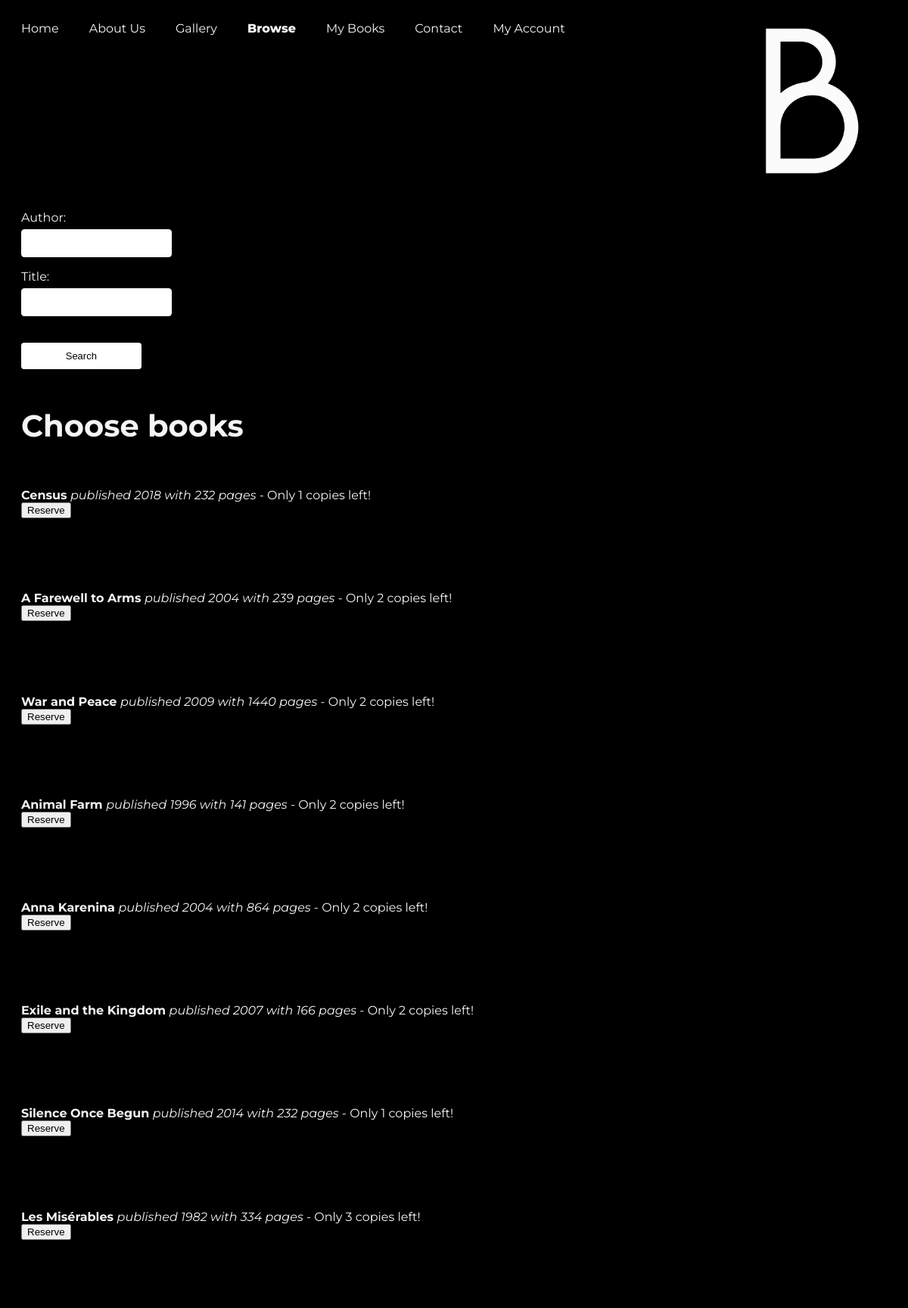
Page /browse.php (upper part) on the earlier database version.
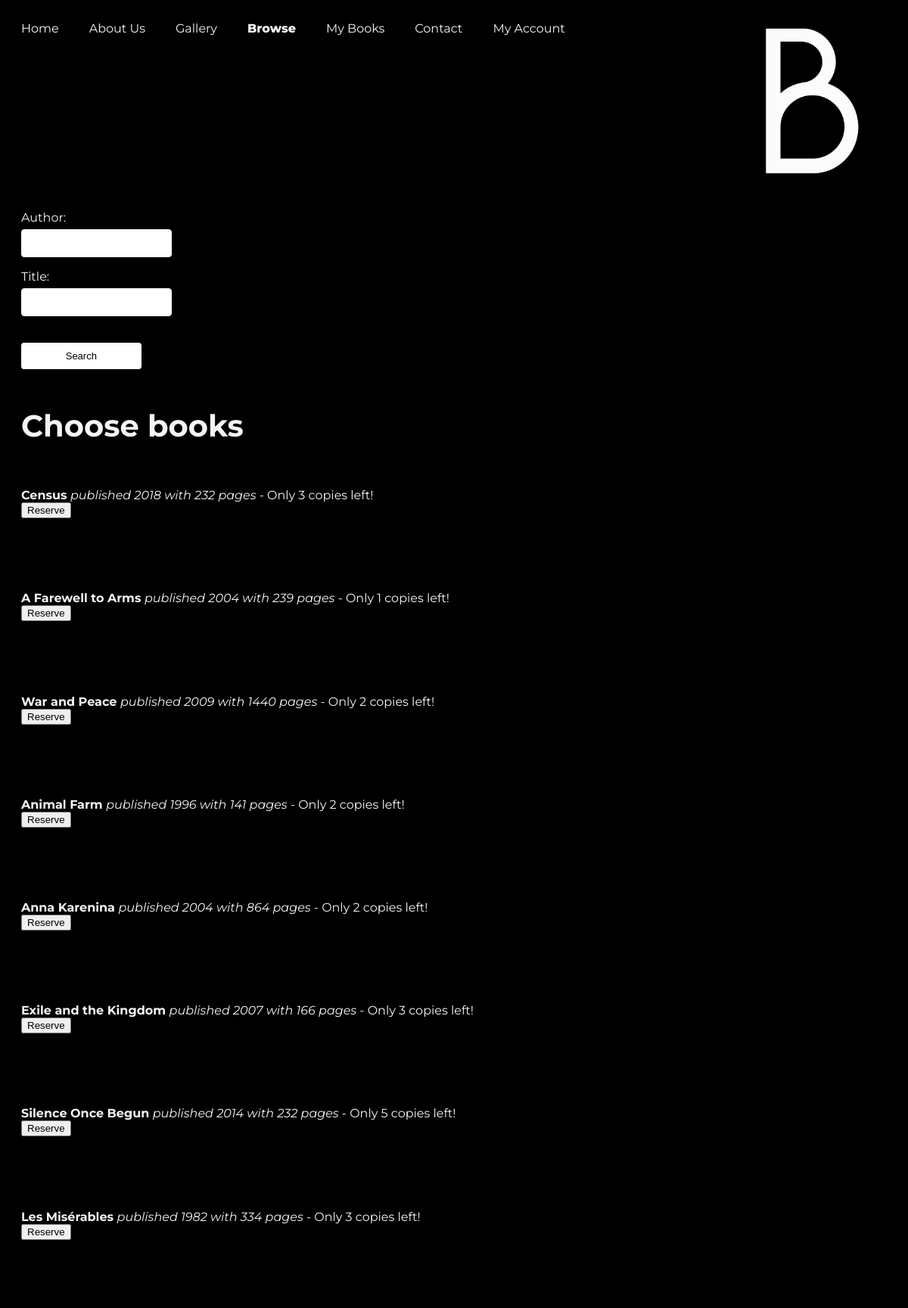
Same page on the later database version.
### tables this page shows
CREATE TABLE `Book` (
  `ISBN` varchar(10) NOT NULL,
  `Title` varchar(2083) NOT NULL,
  `NoPages` int(4) NOT NULL,
  `NoEdition` int(2) NOT NULL,
  `NoCopies` int(2) DEFAULT NULL,
  `PubYear` int(4) NOT NULL,
  `Publisher` varchar(2083) NOT NULL,
  `AuthorID` int(4) NOT NULL
);

### browse.php (the view, shortened to what this page needs)
<!doctype html>
<html lang="en">
<head>
<?php include ('connect.php');?>
  <link rel="stylesheet" href="css/output.css">
</head>
<body>
<?php include ('header.php');?>
<div class="browse">
<form action="">
  <label for="author">Author:</label><br>
  <input type="text" id="author" name="author" value=""><br>
  <label for="title">Title:</label><br>
  <input type="text" id="title" name="title" value=""><br><br>
  <input type="submit" value="Search">
</form>
<div class="chosen">
    <h1> Choose books </h1>
    <?php
      $query = "SELECT * from book";
      $stmt = $db->prepare($query);
      $stmt->bind_result($ISBN, $Title, $NoPages, $NoEdition, $NoCopies, $PubYear, $Publisher, $AuthorID);
      $stmt->execute();
      echo "<ul>";
      while ($stmt->fetch()){
        if ($NoCopies > 0){
        echo "<li> <b> $Title </b><i>published $PubYear with $NoPages pages </i>
        - Only $NoCopies copies left! <form action='reserve.php' method='POST'>
        <input type='hidden' name='ISBN' value='$ISBN'>
        <button type='submit' onclick='mybooks.php''>Reserve</button></form></li>";
        echo "<br>";
        echo "<br>";
        }
      }
      echo "</ul>";
    ?>
</div>
</div>
</body>
</html>

Differences in the rows shown:
changed book "Census": NoCopies "1" → "3"
changed book "A Farewell to Arms": NoCopies "2" → "1"
changed book "Exile and the Kingdom": NoCopies "2" → "3"
changed book "Silence Once Begun": NoCopies "1" → "5"
